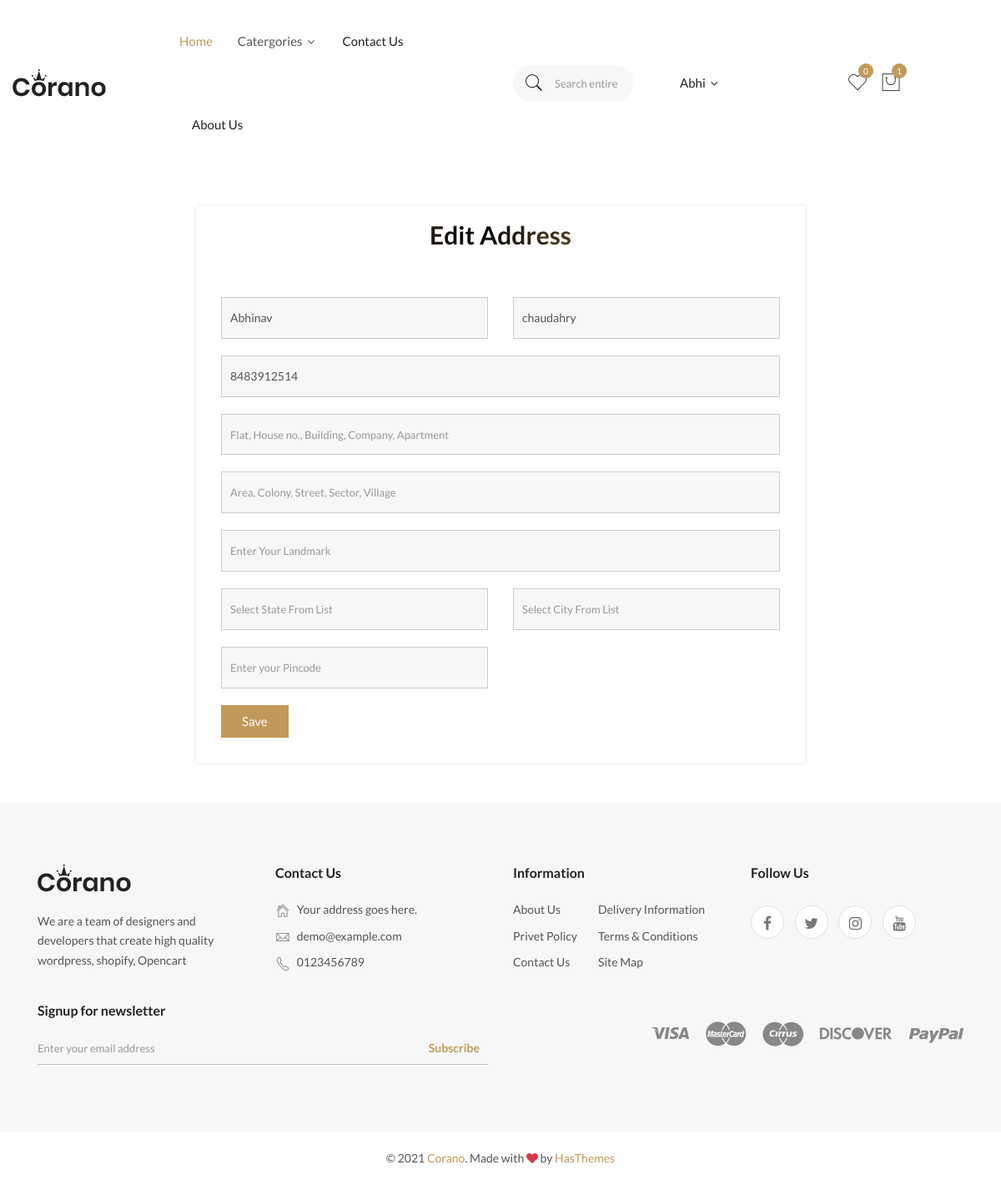
The app's page /adredit/1 (signed in) with its own data.
### app/models.py (models this page shows)
class Addresses(models.Model):
    user = models.ForeignKey(User,on_delete=models.CASCADE,null=True,blank=True)
    first_name = models.CharField(max_length=100,null=True,blank=True)
    last_name = models.CharField(max_length=100,null=True,blank=True)
    houseNo = models.CharField(max_length=200,null=True,blank=True)
    area = models.CharField(max_length=200,null=True,blank=True)
    landmark = models.CharField(max_length=200,null=True,blank=True)
    mobileNo = models.CharField(max_length=120,null=True,blank=True)
    city = models.CharField(max_length=100)
    state = models.CharField(max_length=100)
    pin = models.CharField(max_length=100)
    date = models.DateField(auto_created=True)

### app/views.py (the view)
# urls.py: path('adredit/<int:id>',views.Editadr,name="adr_edit"),
@login_required
def Editadr(request,id):
    if request.method == "POST":
        ad = Addresses.objects.get(id=id)
        ad.first_name = request.POST["first_name"]
        ad.last_name = request.POST["last_name"]
        ad.mobileNo = request.POST["mobileNo"]
        ad.houseNo = request.POST["houseNo"]
        ad.area = request.POST["area"]
        ad.landmark = request.POST["landmark"]
        ad.city = request.POST["city"]
        ad.state = request.POST["state"]
        ad.pin = request.POST["pin"]
        ad.date = datetime.datetime.today()
        ad.save()
        return redirect('address')
    else:
        adr = Addresses.objects.get(id=id)
        return render(request, 'Address/adr_edit.html',{'adr':adr})

### app/templates/Address/adr_edit.html (shortened to what this page needs)
{% extends 'base.html' %}
{% load static %}
{% block mainbody %}
<main>
    <div class="my-5">
        <div class="container">
            <div class="member-area-from-wrap">
                <div class="row">
                    <div class="col-lg-8 mx-auto">
                        <div class="login-reg-form-wrap sign-up-form">
                            <div class="section-title text-center">
                                <h2 class="title">Edit Address</h2>
                            </div>
                            <form action="#" method="post">{% csrf_token %}
                                <div class="row">
                                    <div class="col-lg-6">
                                        <div class="single-input-item">
                                            <input type="text" placeholder="Enter your First Name" name="first_name" value="{{adr.first_name}}"/>
                                        </div>
                                    </div>
                                    <div class="col-lg-6">
                                        <div class="single-input-item">
                                            <input type="text" placeholder="Enter your Last Name" name="last_name" value="{{adr.last_name}}"/>
                                        </div>
                                    </div>
                                </div>
                                <div class="single-input-item">
                                    <input type="text" placeholder="Enter your Mobile No without Prefix" name="mobileNo" value="{{adr.mobileNo}}"/>
                                </div>
                                <div class="single-input-item">
                                    <input type="text" placeholder="Flat, House no., Building, Company, Apartment" name="house" />
                                </div>
                                <div class="single-input-item">
                                    <input type="text" placeholder="Area, Colony, Street, Sector, Village" name="area" />
                                </div>
                                <div class="single-input-item">
                                    <input type="text" placeholder="Enter Your Landmark" name="landmark" />
                                </div>
                                <div class="row">
                                    <div class="col-lg-6">
                                        <div class="single-input-item">
                                            <input type="text" class="state" id="state" list="dataList" name="state" placeholder="Select State From List">
                                        </div>
                                    </div>
                                    <div class="col-lg-6">
                                        <div class="single-input-item">
                                            <input type="text" class="city" id="city" list="citylist" name="city" placeholder="Select City From List">
                                        </div>
                                    </div>
                                </div>
                                <div class="row">
                                    <div class="col-lg-6">
                                        <div class="single-input-item">
                                            <input type="text" placeholder="Enter your Pincode" name="pincode"  />
                                        </div>
                                    </div>
                                </div>
                                <div class="single-input-item">
                                    <button class="btn btn-sqr" name="saveAddress">Save</button>
                                </div>
                            </form>
                        </div>
                    </div>
                </div>
            </div>
        </div>
    </div>
</main>
{% endblock mainbody %}

### app/templates/base.html (shortened to what this page needs)
{% load static %}
<!doctype html>
<html  lang="en">
<head>
    <link rel="stylesheet" href="{% static 'assets/css/vendor/bootstrap.min.css' %}">
    <link rel="stylesheet" href="{% static 'assets/css/vendor/pe-icon-7-stroke.css' %}">
    <link rel="stylesheet" href="{% static 'assets/css/vendor/font-awesome.min.css' %}">
    <link rel="stylesheet" href="{% static 'assets/css/plugins/slick.min.css' %}">
    <link rel="stylesheet" href="{% static 'assets/css/plugins/animate.css' %}">
    <link rel="stylesheet" href="{% static 'assets/css/plugins/nice-select.css' %}">
    <link rel="stylesheet" href="{% static 'assets/css/plugins/jqueryui.min.css' %}">
    <link rel="stylesheet" href="{% static 'assets/css/style.css' %}">
</head>
<body>
    <header class="header-area header-wide">
        <div class="main-header d-none d-lg-block">
            <div class="header-main-area sticky">
                <div class="container">
                    <div class="row align-items-center position-relative">
                        <div class="col-lg-2">
                            <div class="logo">
                                <a href="{% url 'homepage' %}">
                                    <img src="{% static 'assets/img/logo/logo.png' %}" alt="Brand Logo">
                                </a>
                            </div>
                        </div>
                        <div class="col-lg-4 position-static">
                            <div class="main-menu-area">
                                <div class="main-menu">
                                    <nav class="desktop-menu">
                                        <ul>
                                            <li class="active"><a href="{% url 'homepage' %}">Home </a>
                                            </li>
                                            <li><a >Catergories <i class="fa fa-angle-down"></i></a>
                                            </li>
                                            <li><a href="{% url 'contact' %}">Contact us</a></li>
                                            <li><a href="{% url 'aboutus' %}">About us</a></li>
                                        </ul>
                                    </nav>
                                </div>
                            </div>
                        </div>
                        <div class="col-lg-2 position-static">
                            <div class="main-menu-area">
                                <div class="main-menu">
                                    <div class="header-search-container ">
                                    <form class="header-search-box d-lg-none d-xl-block animated jackInTheBox">
                                        <input type="text" placeholder="Search entire store hire"
                                            class="header-search-field">
                                        <button class="header-search-btn"><i class="pe-7s-search"></i></button>
                                    </form>
                                </div>
                                </div>
                            </div>
                        </div>
                        <div class="col-lg-2 position-static mx-auto">
                            <div class="main-menu-area">
                                <div class="main-menu">
                                    <nav class="desktop-menu">
                                        <ul class="">
                                                 {% if request.user.is_authenticated %}
                                        <li class="user-hover ">
                                            <a href="#" class="">{{request.user}}
                                                <i class="fa fa-angle-down"></i>
                                            </a>
                                        </li>
                                        {% else %}
                                        <li><a href="{% url 'login' %}">login</a></li>
                                        <li><a href="{% url 'register' %}">register</a></li>
                                        {% endif %}
                                        </ul>
                                    </nav>
                                </div>
                            </div>
                        </div>
                        <div class="col-lg-2">
                            <div
                                class="header-right d-flex align-items-center justify-content-xl-between justify-content-lg-end">
                                <div class="header-configure-area ">
                                    <ul class="nav justify-content-end  ">
                                        {% if request.user.is_authenticated %}
                                        <li>
                                            <a href="wishlist.html">
                                                <i class="pe-7s-like"></i>
                                                <div class="notification">0</div>
                                            </a>
                                        </li>
                                        <li>
                                            <a href="{% url 'cart' %}" class="minicart-btn">
                                                <i class="pe-7s-shopbag"></i>
                                                <div class="notification" id="cartvalue"></div>
                                            </a>
                                        </li>{% endif %}
                                    </ul>
                                </div>
                            </div>
                        </div>
                    </div>
                </div>
            </div>
        </div>
    </header>
    {% block mainbody %}{% endblock mainbody %}
    <footer class="footer-widget-area">
        <div class="footer-top section-padding">
            <div class="container">
                <div class="row">
                    <div class="col-lg-3 col-md-6">
                        <div class="widget-item">
                            <div class="widget-title">
                                <div class="widget-logo">
                                    <a href="index.html">
                                        <img src="{% static 'assets/img/logo/logo.png' %}" alt="brand logo">
                                    </a>
                                </div>
                            </div>
                            <div class="widget-body">
                                <p>We are a team of designers and developers that create high quality wordpress,
                                    shopify, Opencart </p>
                            </div>
                        </div>
                    </div>
                    <div class="col-lg-3 col-md-6">
                        <div class="widget-item">
                            <h6 class="widget-title">Contact Us</h6>
                            <div class="widget-body">
                                <address class="contact-block">
                                    <ul>
                                        <li><i class="pe-7s-home"></i> Your address goes here.</li>
                                        <li><i class="pe-7s-mail"></i> <a
                                                href="mailto:demo@plazathemes.com">demo@example.com </a></li>
                                        <li><i class="pe-7s-call"></i> <a href="tel:0123456789">0123456789</a>
                                        </li>
                                    </ul>
                                </address>
                            </div>
                        </div>
                    </div>
                    <div class="col-lg-3 col-md-6">
                        <div class="widget-item">
                            <h6 class="widget-title">Information</h6>
                            <div class="widget-body">
                                <ul class="info-list">
                                    <li><a href="#">about us</a></li>
                                    <li><a href="#">Delivery Information</a></li>
                                    <li><a href="#">privet policy</a></li>
                                    <li><a href="#">Terms & Conditions</a></li>
                                    <li><a href="#">contact us</a></li>
                                    <li><a href="#">site map</a></li>
                                </ul>
                            </div>
                        </div>
                    </div>
                    <div class="col-lg-3 col-md-6">
                        <div class="widget-item">
                            <h6 class="widget-title">Follow Us</h6>
                            <div class="widget-body social-link">
                                <a href="#"><i class="fa fa-facebook"></i></a>
                                <a href="#"><i class="fa fa-twitter"></i></a>
                                <a href="#"><i class="fa fa-instagram"></i></a>
                                <a href="#"><i class="fa fa-youtube"></i></a>
                            </div>
                        </div>
                    </div>
                </div>
                <div class="row align-items-center mt-20">
                    <div class="col-md-6">
                        <div class="newsletter-wrapper">
                            <h6 class="widget-title-text">Signup for newsletter</h6>
                            <form class="newsletter-inner" id="mc-form">
                                <input type="email" class="news-field" id="mc-email" autocomplete="off"
                                    placeholder="Enter your email address">
                                <button class="news-btn" id="mc-submit">Subscribe</button>
                            </form>
                        </div>
                    </div>
                    <div class="col-md-6">
                        <div class="footer-payment">
                            <img src="{% static 'assets/img/payment.png' %}" alt="payment method">
                        </div>
                    </div>
                </div>
            </div>
        </div>
        <div class="footer-bottom">
            <div class="container">
                <div class="row">
                    <div class="col-12">
                        <div class="copyright-text text-center">
                            <p class="copyright-text">&copy; 2021 <a href="index.html">Corano</a>. Made with <i
                                    class="fa fa-heart text-danger"></i> by <a class="" href="https://hasthemes.com/"
                                    target="_blank">HasThemes</a> </p>
                        </div>
                    </div>
                </div>
            </div>
        </div>
    </footer>
</body>
</html>

### records on screen
Addresses: first_name "Abhinav", last_name "chaudahry", mobileNo "8483912514"

### other values on screen
{{ request.user }} "Abhi"
